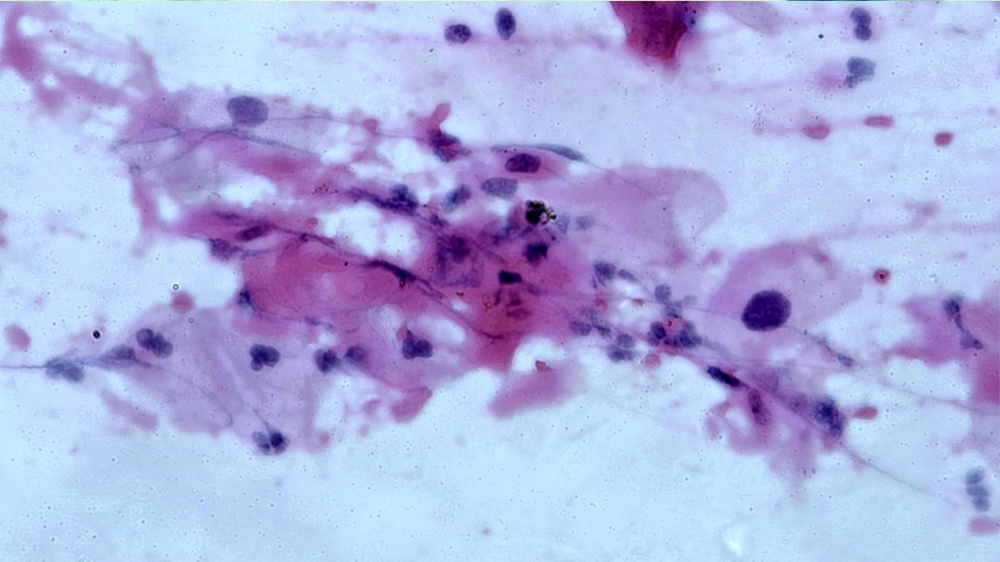
#> input picture Day26/dataset/1.jpg, 1000 x 562 px, shrunk from 3264 x 1836 before the run
$ jupyter execute Day26.ipynb
#> lines starting #> are read from the running program, lines starting #| are printed output that depends on the picture
[cell 1]
import cv2
import matplotlib.pyplot as plt
import numpy as np

[cell 2]
#Đọc và hiển thị ảnh
img = cv2.imread('dataset/1.jpg')
#> img is the input picture: shape (562, 1000, 3); mean B, G, R 224.2, 177.1, 172.5
img = cv2.cvtColor(img,cv2.COLOR_BGR2RGB)
plt.imshow(img)
plt.show()

[cell 3]
img = cv2.cvtColor(img,cv2.COLOR_RGB2GRAY)
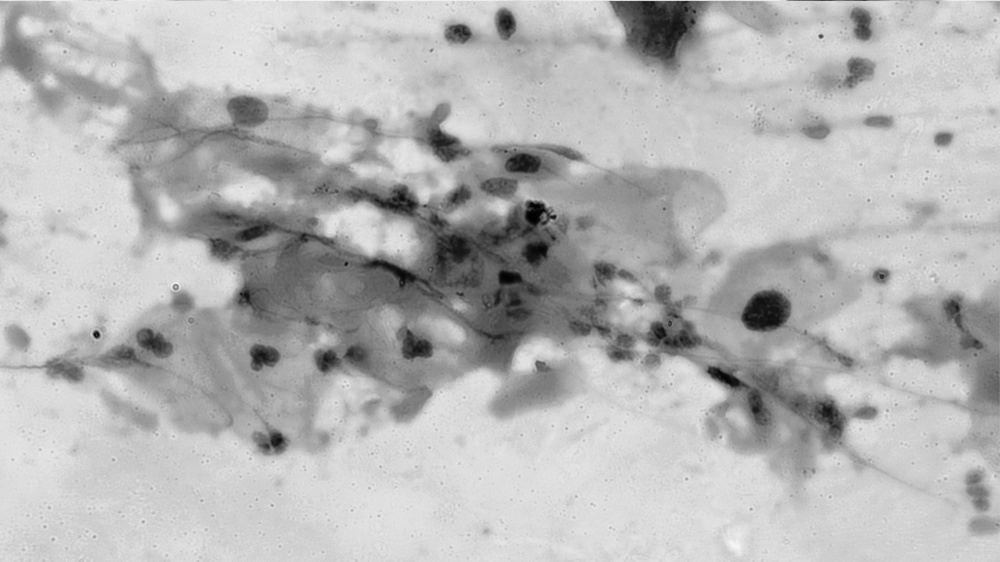
#> img: shape (562, 1000); min 0, max 245, mean 181.1
plt.imshow(img , cmap="gray")
plt.show()

[cell 4]
#Đọc và hiển thị ảnh
img = cv2.imread('dataset/1.jpg')
img = cv2.cvtColor(img,cv2.COLOR_BGR2RGB)

#Tăng độ sáng
new_img = img.astype(np.float32)+50
new_img = np.clip(new_img , 0 , 255)
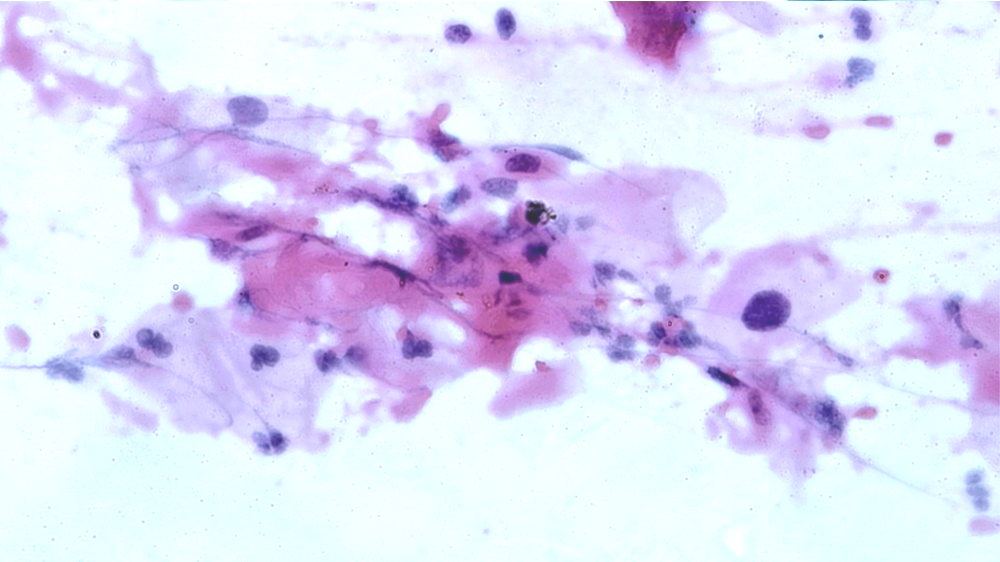
#> new_img: shape (562, 1000, 3) float32; mean R, G, B 222.5, 221.5, 247.3
new_img = new_img.astype(np.uint8)

# Hiển thị hình ảnh gốc
plt.subplot(2, 2, 1) # Lưới 2x2, vị trí 1
plt.imshow(img)
plt.title('Origin Image')

# Hiển thị hình ảnh tăng độ sáng
plt.subplot(2, 2, 2) # Lưới 2x2, vị trí 2
plt.imshow(new_img)
plt.title('Brightness Image')

new_img = img.astype(np.float32)-80
new_img = np.clip(new_img , 0 , 255)
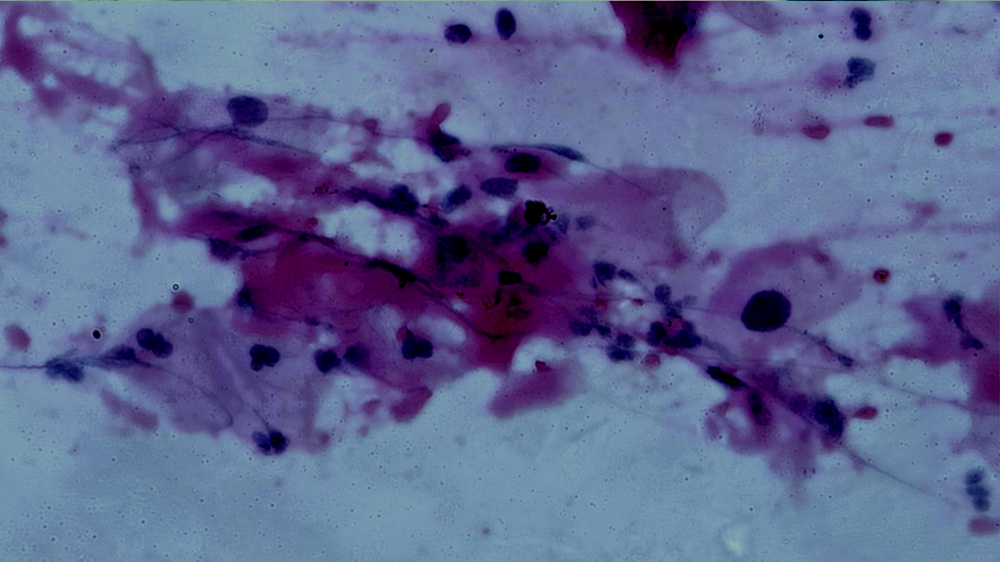
#> new_img: shape (562, 1000, 3) float32; mean R, G, B 92.9, 99.4, 144.3
new_img = new_img.astype(np.uint8)

# Hiển thị hình ảnh giảm độ sáng
plt.subplot(2, 2, 3) # Lưới 2x2, vị trí 3
plt.imshow(new_img)
plt.title('Darkness Image')
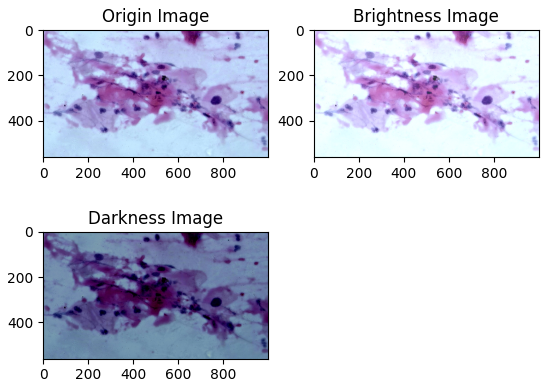
#> figure drawn by matplotlib, 3 panels

$ run again, with Day26/dataset/10.jpg copied over Day26/dataset/1.jpg
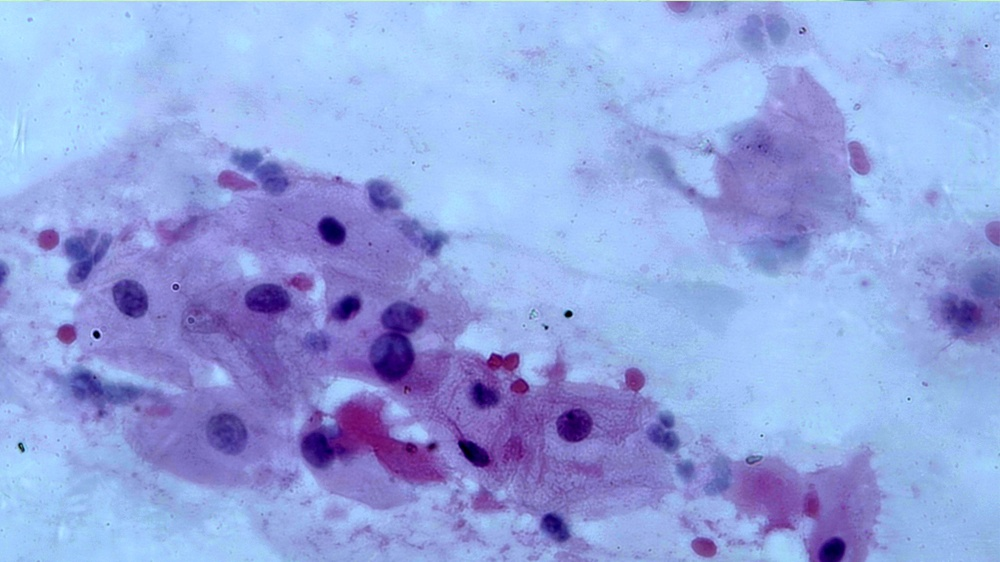
#> input picture Day26/dataset/10.jpg, 1000 x 562 px, shrunk from 3264 x 1836 before the run
#> img is the input picture: shape (562, 1000, 3); mean B, G, R 224.5, 164.2, 147.4
#> `new_img = np.clip(new_img , 0 , 255)`:
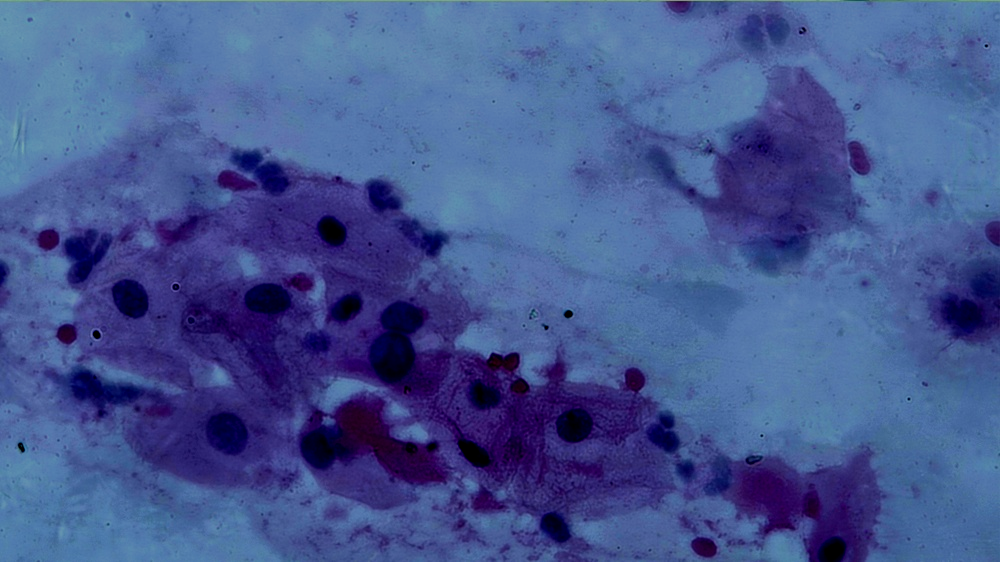
#> new_img: shape (562, 1000, 3) float32; mean R, G, B 68, 86.1, 144.6
#> `[cell 4] #Đọc và hiển thị ảnh img = cv2.imread('dataset/1.jpg') img = ..`:
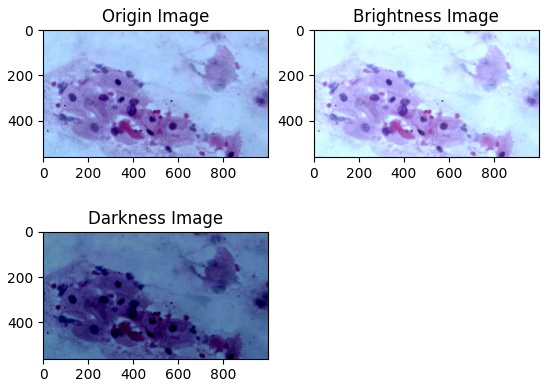
#> figure drawn by matplotlib, 3 panels

$ run again, with Day26/dataset/2.jpg copied over Day26/dataset/1.jpg
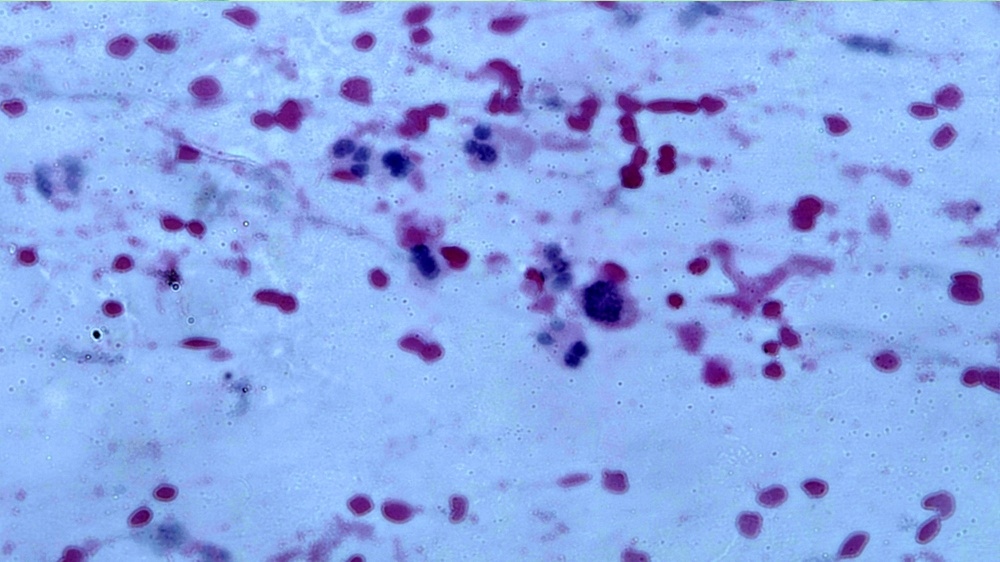
#> input picture Day26/dataset/2.jpg, 1000 x 562 px, shrunk from 3264 x 1836 before the run
#> img is the input picture: shape (562, 1000, 3); mean B, G, R 233.7, 169.8, 140.3
#> `new_img = np.clip(new_img , 0 , 255)`:
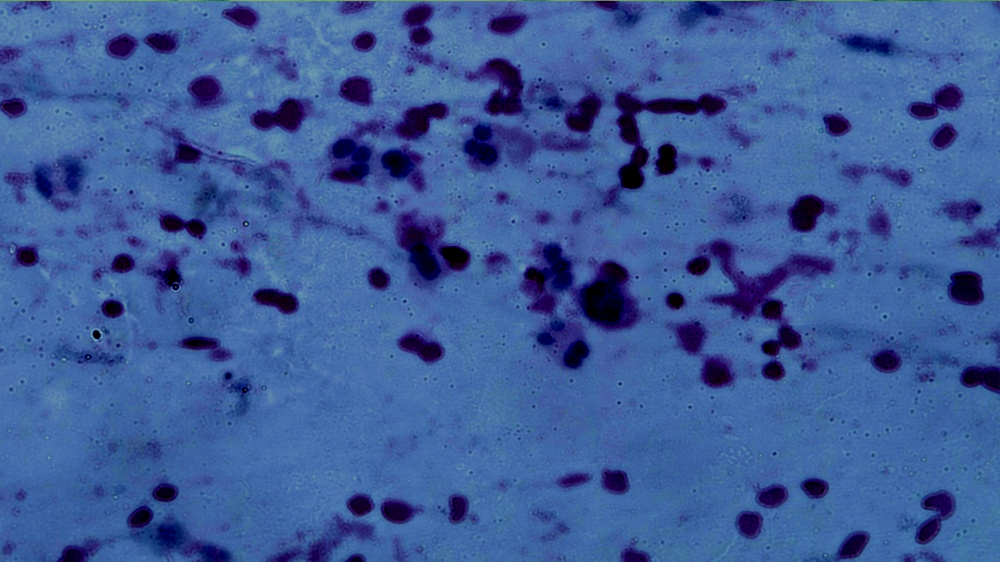
#> new_img: shape (562, 1000, 3) float32; mean R, G, B 60.8, 92.2, 153.7
#> `[cell 4] #Đọc và hiển thị ảnh img = cv2.imread('dataset/1.jpg') img = ..`:
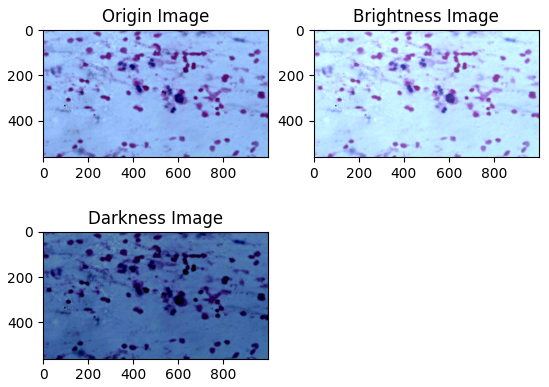
#> figure drawn by matplotlib, 3 panels

$ run again, with Day26/dataset/3.jpg copied over Day26/dataset/1.jpg
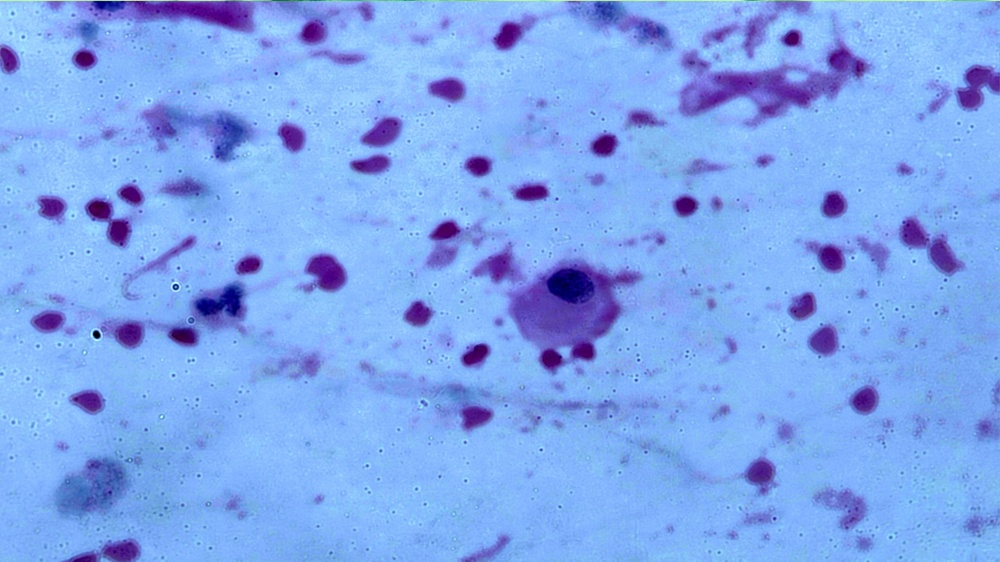
#> input picture Day26/dataset/3.jpg, 1000 x 562 px, shrunk from 3264 x 1836 before the run
#> img is the input picture: shape (562, 1000, 3); mean B, G, R 239.4, 167.4, 126.7
#> `new_img = np.clip(new_img , 0 , 255)`:
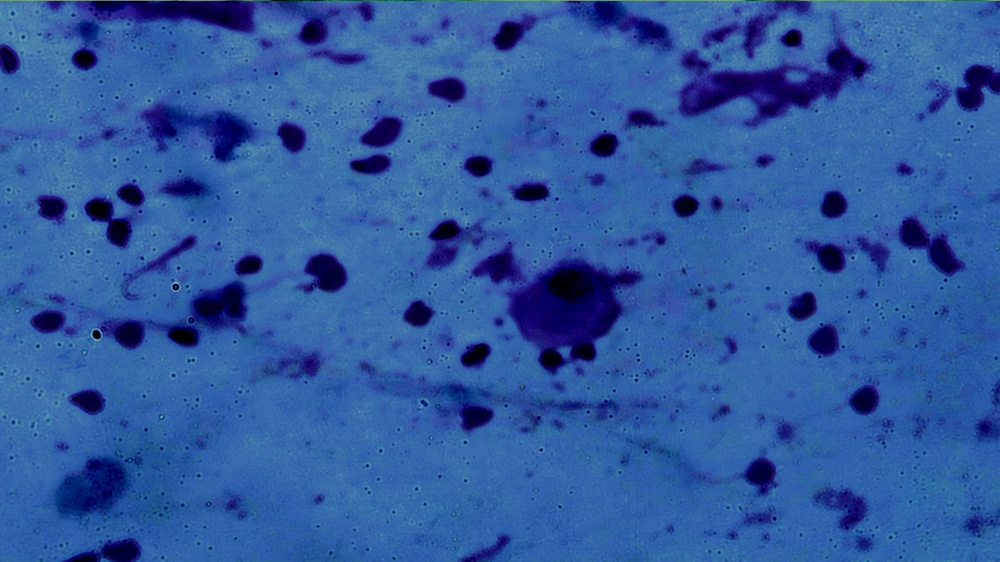
#> new_img: shape (562, 1000, 3) float32; mean R, G, B 47.2, 89.6, 159.5
#> `[cell 4] #Đọc và hiển thị ảnh img = cv2.imread('dataset/1.jpg') img = ..`:
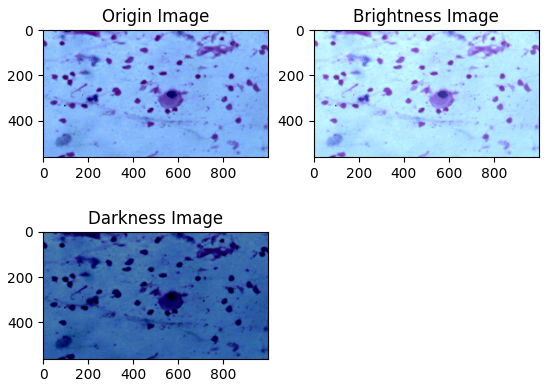
#> figure drawn by matplotlib, 3 panels
